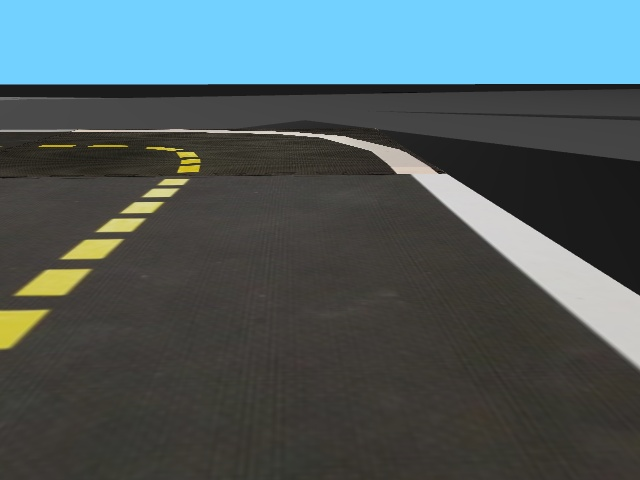
#> input picture perception/AdvancedLaneDetection/0.jpg, 640 x 480 px
$ jupyter execute --allow-errors AdvancedLaneDetection.ipynb
#> lines starting #> are read from the running program, lines starting #| are printed output that depends on the picture; after the words box and inside, x2 and y2 are one past the last pixel; in counts of white or black regions, pixels touching at a corner belong together
[cell 1]
import os
os.sys.path.append("../../gym-duckietown")

import numpy as np
import cv2
from gym_duckietown.envs.duckietown_env import *
import matplotlib.pyplot as plt

#> (a cell that did not finish here is left out)

#> (a cell that did not finish here is left out)

[cell 4]
import matplotlib.pyplot as plt

#> (a cell that did not finish here is left out)

[cell 6]
img = cv2.cvtColor(cv2.imread("0.jpg"), cv2.COLOR_BGR2RGB)

[cell 7]
plt.imshow(img)

[cell 8]
img.shape
#> Out = (480, 640, 3)

[cell 9]
left = [0,300]
right = [639, 300]
apex_left = [150, 140]
apex_right = [450, 140]

[cell 10]
p_image = cv2.polylines(img, np.array([[left, apex_left, apex_right, right]], np.int32), True, (0,0,255), 10)
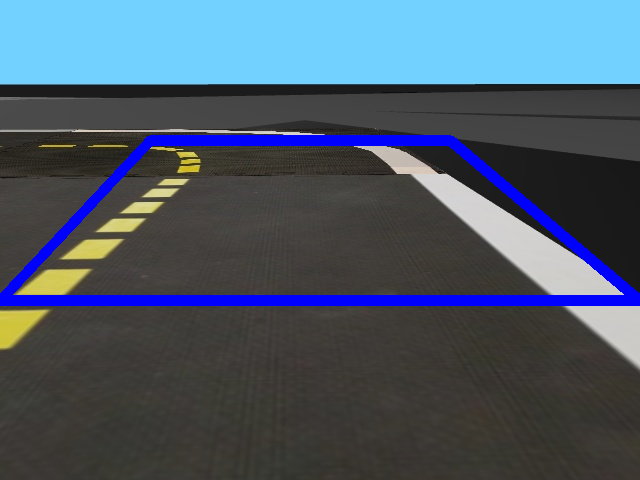
#> p_image: shape (480, 640, 3); mean R, G, B 73.6, 88.5, 104.3

[cell 11]
plt.imshow(img)

[cell 12]
src = np.float32([left, apex_left, apex_right, right])
dst = np.float32([[100, 479], [100,0], [400,0], [400,479]])

[cell 13]
M = cv2.getPerspectiveTransform(src, dst)
warped = cv2.warpPerspective(img, M, (img.shape[0], img.shape[1]), flags=cv2.INTER_AREA)
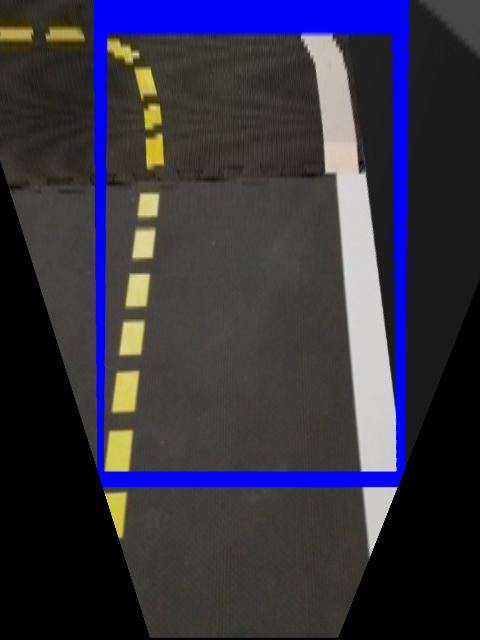
#> warped: shape (640, 480, 3); mean R, G, B 51.7, 49.7, 65
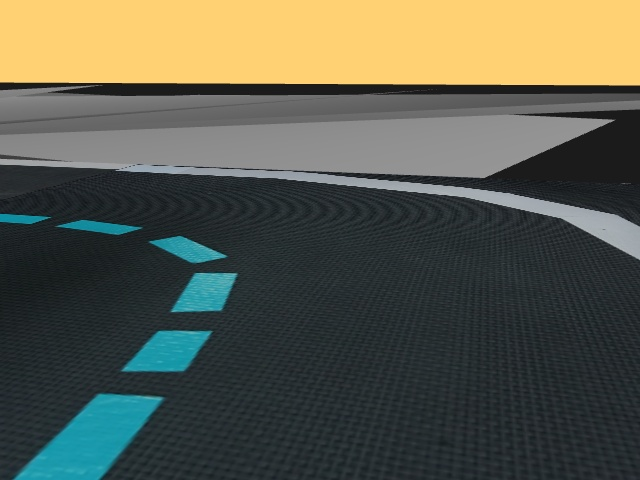
#> input picture perception/AdvancedLaneDetection/test.jpg, 640 x 480 px
#> further down, image is the input picture: shape (480, 640, 3); mean B, G, R 76.9, 91, 89.7

[cell 14]
plt.imshow(warped)

[cell 15]
left=[150,720] #left bottom most point of trapezium
right=[1250,720] #right bottom most point of trapezium
apex_left=[590,450] # left top most point of trapezium
apex_right=[700,450] # right top most point of trapezium

src=np.float32([left,apex_left,apex_right,right]) # Source Points for Image Warp
dst= np.float32([[200 ,720], [200  ,0], [980 ,0], [980 ,720]]) # Destination Points for Image Warp


def ROI(originalImage):
    return cv2.polylines(originalImage,np.int32(np.array([[left,apex_left,apex_right,right]])),True,(0,0,255),10)

# [5 lines left out: function WarpPerspective, not called in this run]

[cell 16]
def read_images():
    images = []
    for i in range(13):
        img = cv2.cvtColor(cv2.imread(str(i)+".jpg"), cv2.COLOR_BGR2RGB)
        images.append(img)

    return images

[cell 17]
def getTransform():
    left = [0,300]
    right = [639, 300]
    apex_left = [150, 140]
    apex_right = [450, 140]

    src = np.float32([left, apex_left, apex_right, right])
    dst = np.float32([[100, 479], [100,0], [400,0], [400,479]])

    M = cv2.getPerspectiveTransform(src, dst)

    return M

[cell 18]
def WarpPerspective(image, M):
    return cv2.warpPerspective(image, M, (image.shape[0], image.shape[1]), flags=cv2.INTER_AREA)

[cell 19]
def toHSV(image):
    return cv2.cvtColor(image, cv2.COLOR_RGB2HSV)
#> returned value: shape (640, 480, 3); mean H, S, V 12.1, 31, 67.4

[cell 20]
def segmentYellowLane(image):
    return cv2.inRange(image, (20, 50, 100), (30, 255, 255))
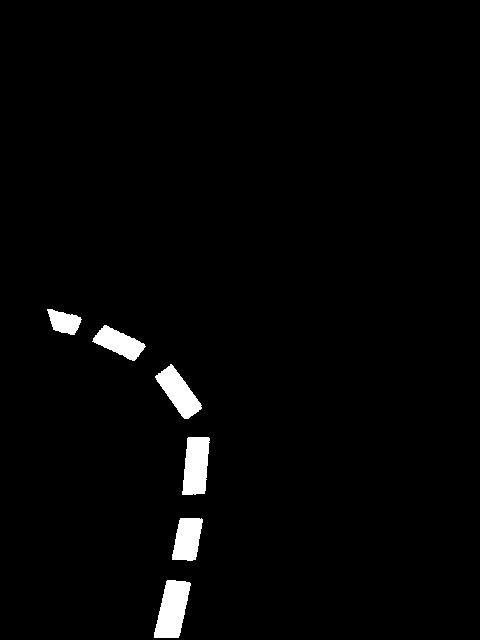
#> returned value: shape (640, 480); 2.1% white; 6 white regions, box (x1, y1, x2, y2) and area: (154, 580, 191, 638) 1463, (182, 437, 210, 495) 1307, (155, 364, 202, 419) 1197, (172, 518, 203, 561) 1016, (92, 325, 146, 361) 970, (47, 309, 82, 335) 576

[cell 21]
def segmentWhiteLane(image):
    return cv2.inRange(image, (0, 0, 160), (255, 40, 255))
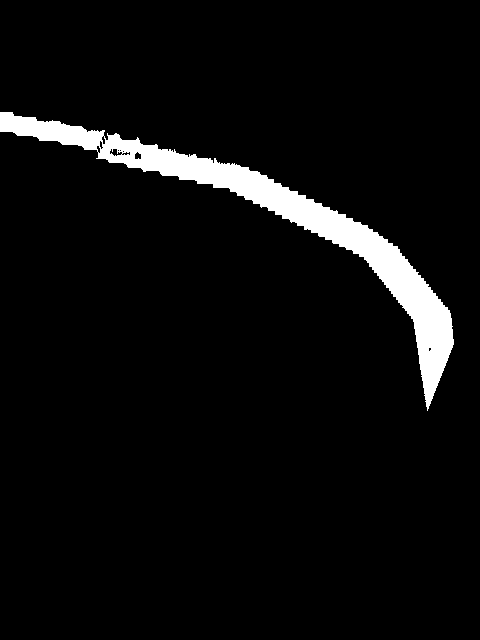
#> returned value: shape (640, 480); 4.9% white; 1 white region, box (x1, y1, x2, y2) and area: (0, 112, 454, 411) 15099

#> (a cell that did not finish here is left out)

#> (a cell that did not finish here is left out)

[cell 24]
image = cv2.imread("test.jpg")
#image = cv2.cvtColor(image, cv2.COLOR_BGR2RGB)

#> (a cell that did not finish here is left out)

[cell 26]
def segmentation(image):
    M = getTransform()
    warped = WarpPerspective(image, M)
    hsv = toHSV(warped)
    yellow_lane = segmentYellowLane(hsv)
    white_lane = segmentWhiteLane(hsv)

    return warped, M, hsv, yellow_lane, white_lane

[cell 27]
warped, M, hsv, yellow_lane, white_lane = segmentation(image)
#> M = [[88.89, 146.1, -24900], [9.11e-14, 566.8, -79354.3], [1.28e-16, 0.628, 1]]
plt.imshow(image)

[cell 28]
ax1 = plt.subplot(1,4,1)
h = np.reshape(hsv[:,:,0], (640,480,1))
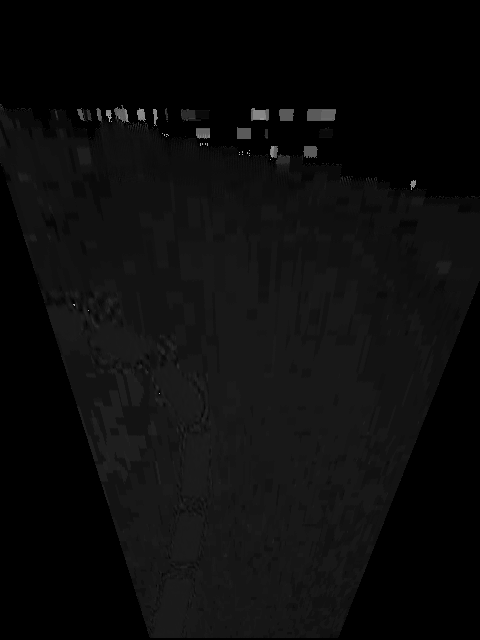
#> h: shape (640, 480, 1); min 0, max 176, mean 12.1
ax1.imshow(h)

ax2 = plt.subplot(1,4,2)
s = np.reshape(hsv[:,:,1], (640,480,1))
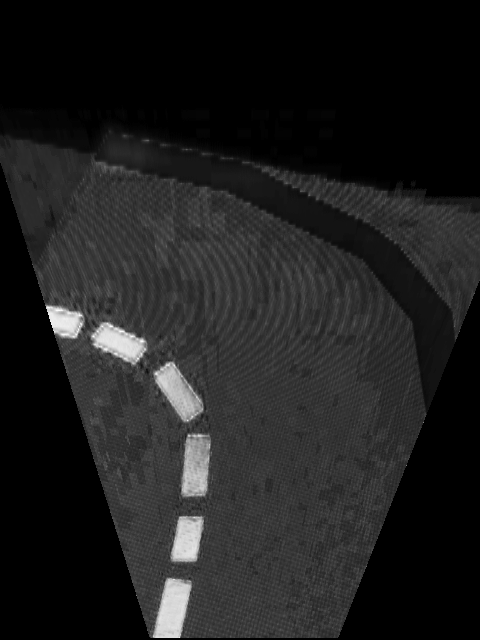
#> s: shape (640, 480, 1); min 0, max 255, mean 31
ax2.imshow(s)

ax3 = plt.subplot(1,4,3)
v = np.reshape(hsv[:,:,2], (640,480,1))
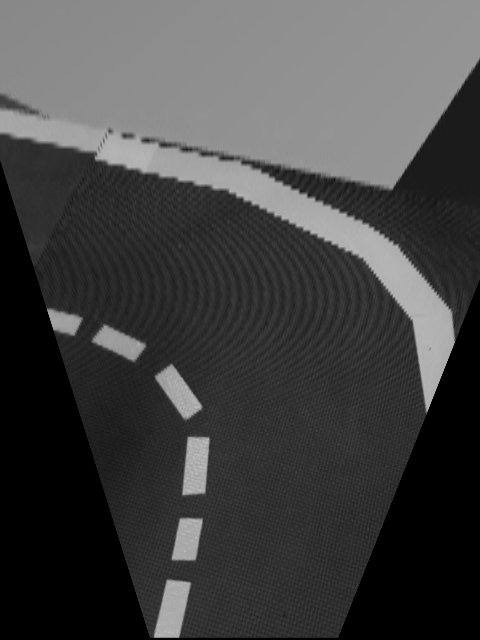
#> v: shape (640, 480, 1); min 0, max 192, mean 67.4
ax3.imshow(v)

ax4 = plt.subplot(1,4,4)
ax4.imshow(hsv)

[cell 29]
ax1 = plt.subplot(1,3,1)
ax1.imshow(yellow_lane, cmap='gray')

ax2 = plt.subplot(1,3,2)
ax2.imshow(white_lane, cmap='gray')

ax3 = plt.subplot(1,3,3)
ax3.imshow(cv2.bitwise_or(yellow_lane, white_lane), cmap='gray')
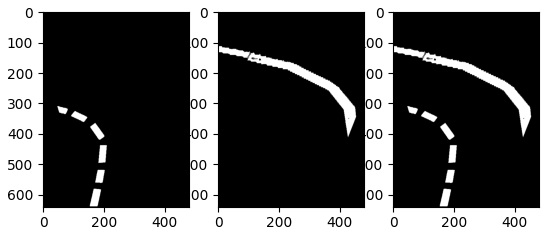
#> figure drawn by matplotlib, 3 panels

[cell 30]
plt.plot(np.sum(white_lane, axis=0))
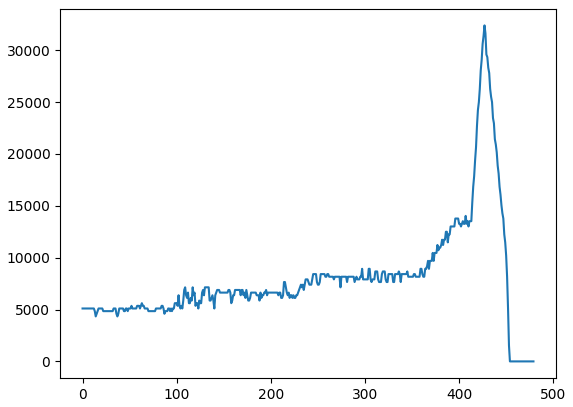
#> figure drawn by matplotlib, 1 panel; curve peaks at x = 427, y = 32385

[cell 31]
yellow_hist = np.sum(yellow_lane, axis=0)
#> yellow_hist = 480 values, max 39015 at index 187, min 0 at index 0, mean 3468.5

[cell 32]
#find pic
np.argmax(yellow_hist)
#> Out = 187

[cell 33]
yellow_hist[122]
#> Out = 5610

[cell 34]
yellow_lane.shape
#> Out = (640, 480)
